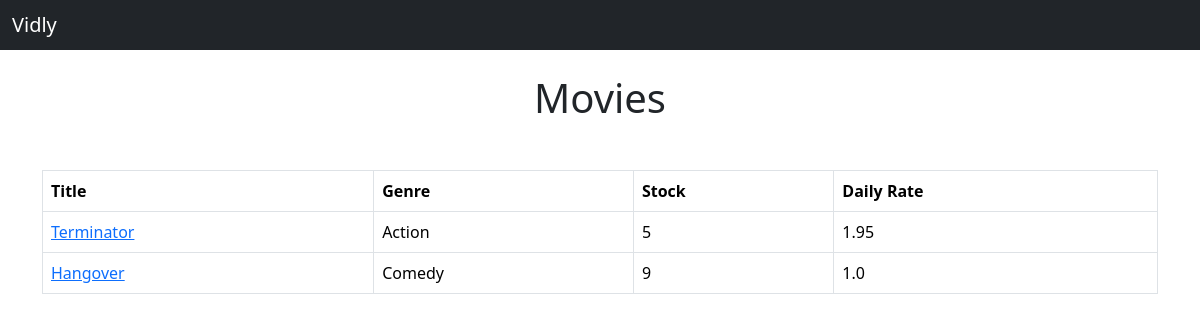
Before: /movies/ with the older database file.
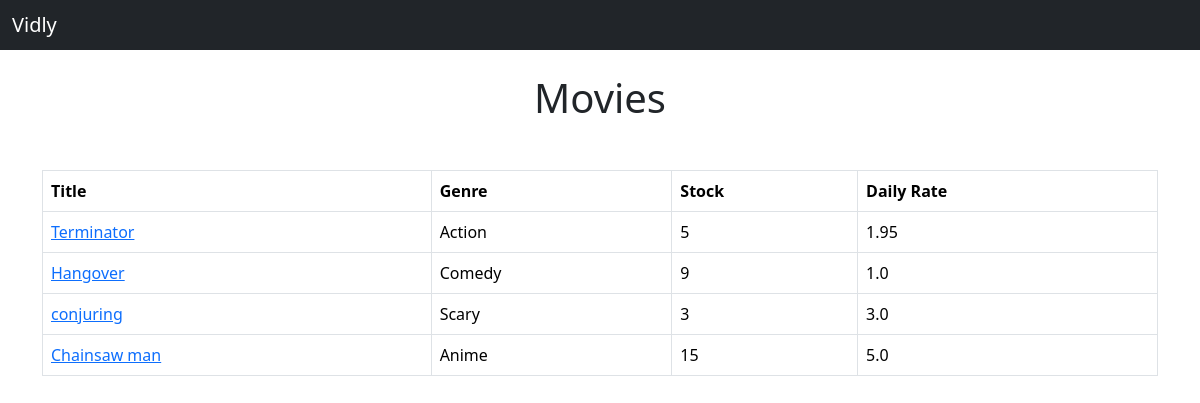
After: the same page with the newer database file.
### movies/models.py (models this page shows, shortened)
class Movie(models.Model):
    title = models.CharField(max_length=255)
    release_year = models.IntegerField()
    number_in_stock = models.IntegerField()
    daily_rental_rate = models.FloatField()
    creation_date = models.DateTimeField(default=timezone.now)
    genre = models.ForeignKey(Genre, on_delete=models.CASCADE)

class Genre(models.Model):
    name = models.CharField(max_length=255)
    def __str__(self):
        return self.name

### movies/views.py (the view)
# urls.py: path('', views.index, name='movies_index'),
def index(request):
    movies = models.Movie.objects.all()
    return render(request, 'movies/index.html', {'movies': movies})

### movies/templates/movies/index.html (shortened to what this page needs)
{% extends "base.html" %}
{% block content %}
    <h1 class="text-center mt-4">Movies</h1>
<table class="table table-responsive table-hover table-bordered my-5 ">
  <thead>
    <tr>
      <th>Title</th>
      <th>Genre</th>
      <th>Stock</th>
      <th>Daily Rate</th>
    </tr>
  </thead>
  <tbody>
    {% for movie in movies %}
    <tr>
      <td><a href="{% url 'movies_details' movie.id %}">{{movie.title}}</a></td>
      <td>{{movie.genre}}</td>
      <td>{{movie.number_in_stock}}</td>
      <td>{{movie.daily_rental_rate}}</td>
    </tr>
    {% endfor %}
  </tbody>
</table>
{% endblock content %}

Changed rows visible on the page:
added Movie: title "conjuring", genre "Scary", number_in_stock "3", daily_rental_rate "3.0"
added Movie: title "Chainsaw man", genre "Anime", number_in_stock "15", daily_rental_rate "5.0"
